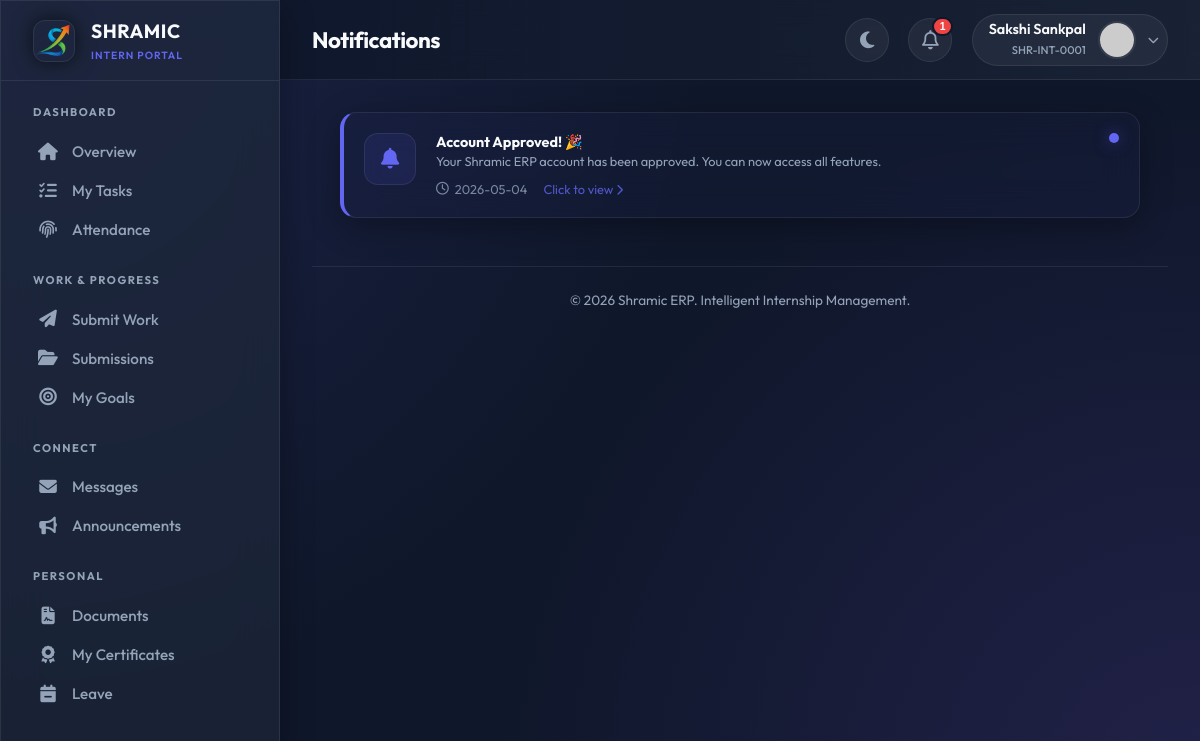
The page /intern/notifications (signed in) on the database its author committed.
### tables this page shows
CREATE TABLE users (
            id INTEGER PRIMARY KEY AUTOINCREMENT,
            intern_id TEXT UNIQUE,
            usn TEXT UNIQUE NOT NULL,
            full_name TEXT NOT NULL,
            phone TEXT NOT NULL,
            email TEXT UNIQUE NOT NULL,
            password_hash TEXT NOT NULL,
            role TEXT NOT NULL,
            photo_url TEXT,
            status TEXT DEFAULT 'PENDING',
            is_admin BOOLEAN DEFAULT 0,
            department TEXT,
            join_date DATE,
            emergency_contact TEXT,
            address TEXT,
            last_login TIMESTAMP,
            login_count INTEGER DEFAULT 0,
            created_at TIMESTAMP DEFAULT CURRENT_TIMESTAMP,
            updated_at TIMESTAMP DEFAULT CURRENT_TIMESTAMP
        );

CREATE TABLE notifications (
            id INTEGER PRIMARY KEY AUTOINCREMENT,
            user_id INTEGER,
            title TEXT NOT NULL,
            message TEXT NOT NULL,
            type TEXT,
            link TEXT,
            is_read BOOLEAN DEFAULT 0,
            created_at TIMESTAMP DEFAULT CURRENT_TIMESTAMP,
            FOREIGN KEY (user_id) REFERENCES users(id)
        );

### app.py (the view)
@app.route('/intern/notifications')
@login_required
@approved_required
def intern_notifications():
    conn = get_db_connection()
    cur = conn.cursor()
    cur.execute("""
        SELECT * FROM notifications
        WHERE user_id = ?
        ORDER BY created_at DESC
        LIMIT 50
    """, (current_user.id,))
    notifications = cur.fetchall()
    cur.execute("""
        UPDATE notifications
        SET is_read = 1
        WHERE user_id = ?
    """, (current_user.id,))
    conn.commit()
    conn.close()
    return render_template('intern/notifications.html', notifications=notifications)

### app.py (called while the page is built)
@app.before_request
def make_session_permanent():
    session.permanent = True
    app.permanent_session_lifetime = timedelta(days=365)
    if current_user.is_authenticated:
        try:
            conn = get_db_connection()
            cur = conn.cursor()
            current_timestamp = format_datetime(get_current_datetime())
            cur.execute("UPDATE users SET updated_at = ? WHERE id = ?",
                       (current_timestamp, current_user.id))
            conn.commit()
            conn.close()
        except:
            pass

def get_db_connection():
    conn = sqlite3.connect(DATABASE)
    conn.row_factory = sqlite3.Row
    return conn

def get_current_datetime():
    return datetime.now(TIMEZONE)

def format_datetime(dt, format_str='%Y-%m-%d %H:%M:%S'):
    if dt is None: return None
    if isinstance(dt, str): return dt
    return dt.strftime(format_str)

@login_manager.user_loader
def load_user(user_id):
    conn = get_db_connection()
    cur = conn.cursor()
    cur.execute("SELECT * FROM users WHERE id = ?", (user_id,))
    user_data = cur.fetchone()
    conn.close()
    return User(dict(user_data)) if user_data else None

def approved_required(f):
    @wraps(f)
    def decorated_function(*args, **kwargs):
        if not current_user.is_authenticated:
            return redirect(url_for('login'))
        if current_user.status != 'APPROVED' and not current_user.is_admin:
            return render_template('auth/pending.html')
        return f(*args, **kwargs)
    return decorated_function

@app.context_processor
def inject_globals():
    unread_count = 0
    if current_user.is_authenticated:
        try:
            conn = get_db_connection()
            cur = conn.cursor()
            cur.execute("""
                SELECT COUNT(*) as count
                FROM notifications
                WHERE user_id = ? AND is_read = 0
            """, (current_user.id,))
            unread_count = cur.fetchone()['count']
            conn.close()
        except:
            pass
    return {
        'now': get_current_datetime(),
        'app_name': 'Shramic ERP',
        'unread_notifications': unread_count
    }

### templates/intern/notifications.html (shortened to what this page needs)
{% extends "intern/base.html" %} {% block title %}Notifications{% endblock %} {%
block page_title %}Notifications{% endblock %}  {% block content %}
<div class="notif-wrapper">
  {% if notifications %} {% for notification in notifications %}  {% set title_lower =
  notification.title|lower %} {% if 'task' in title_lower %} {% set target_url =
  url_for('intern_tasks') %} {% set icon = 'fa-tasks' %} {% elif 'message' in
  title_lower or 'chat' in title_lower %} {% set target_url =
  url_for('intern_messages') %} {% set icon = 'fa-envelope' %} {% elif
  'attendance' in title_lower or 'present' in title_lower %} {% set target_url =
  url_for('intern_attendance') %} {% set icon = 'fa-fingerprint' %} {% elif
  'leave' in title_lower %} {% set target_url = url_for('intern_leave') %} {%
  set icon = 'fa-calendar-minus' %} {% elif 'announcement' in title_lower %} {%
  set target_url = url_for('intern_announcements') %} {% set icon =
  'fa-bullhorn' %} {% else %} {% set target_url = '#' %} {% set icon = 'fa-bell'
  %} {% endif %}
  <a
    href="{{ target_url }}"
    class="glass-panel notif-card {% if not notification.is_read %}unread{% endif %}"
  >
    <div class="notif-icon-box">
      <i class="fas {{ icon }}"></i>
    </div>
    <div class="notif-content">
      <h4 class="notif-title">{{ notification.title }}</h4>
      <p class="notif-message">{{ notification.message }}</p>
      <div class="notif-time">
        <i class="far fa-clock"></i>
        {{ notification.created_at.split()[0] if notification.created_at else
        'Just now' }}
        <span style="margin-left: 10px; color: var(--primary)"
          >Click to view
          <i class="fas fa-chevron-right" style="font-size: 0.7rem"></i
        ></span>
      </div>
    </div>
  </a>
  {% endfor %} {% endif %}
</div>
{% endblock %}

### templates/intern/base.html (shortened to what this page needs)
<!doctype html>
<html lang="en">
  <head>
    <link
      rel="stylesheet"
      href="https://cdnjs.cloudflare.com/ajax/libs/font-awesome/6.4.0/css/all.min.css"
    />
  </head>
  <body data-theme="dark" x-data="{ sidebarOpen: false }">
    <div class="app-container">
      <aside class="sidebar glass-panel" :class="{ 'open': sidebarOpen }">
        <div class="sidebar-header">
          <div class="logo-box">
            <img
              src="{{ url_for('static', filename='images/favicon.png') }}"
              alt="Shramic Logo"
            />
          </div>
          <div>
            <h1
              style="
                font-size: 1.2rem;
                font-weight: 700;
                letter-spacing: 0.5px;
                color: var(--text-main);
              "
            >
              SHRAMIC
            </h1>
            <span
              style="
                font-size: 0.65rem;
                color: var(--primary);
                font-weight: 600;
                letter-spacing: 1px;
                text-transform: uppercase;
              "
              >Intern Portal</span
            >
          </div>
        </div>
        <nav class="sidebar-nav custom-scrollbar">
          <div class="nav-category">Dashboard</div>
          <a
            href="{{ url_for('intern_dashboard') }}"
            class="nav-link {{ 'active' if request.endpoint == 'intern_dashboard' }}"
          >
            <i class="fas fa-home"></i> <span>Overview</span>
          </a>
          <a
            href="{{ url_for('intern_tasks') }}"
            class="nav-link {{ 'active' if request.endpoint == 'intern_tasks' }}"
          >
            <i class="fas fa-tasks"></i> <span>My Tasks</span>
          </a>
          <a
            href="{{ url_for('intern_attendance') }}"
            class="nav-link {{ 'active' if request.endpoint == 'intern_attendance' }}"
          >
            <i class="fas fa-fingerprint"></i> <span>Attendance</span>
          </a>
          <div class="nav-category">Work & Progress</div>
          <a
            href="{{ url_for('intern_submit') }}"
            class="nav-link {{ 'active' if request.endpoint == 'intern_submit' }}"
          >
            <i class="fas fa-paper-plane"></i> <span>Submit Work</span>
          </a>
          <a
            href="{{ url_for('intern_submissions') }}"
            class="nav-link {{ 'active' if request.endpoint == 'intern_submissions' }}"
          >
            <i class="fas fa-folder-open"></i> <span>Submissions</span>
          </a>
          <a
            href="{{ url_for('intern_goals') }}"
            class="nav-link {{ 'active' if request.endpoint == 'intern_goals' }}"
          >
            <i class="fas fa-bullseye"></i> <span>My Goals</span>
          </a>
          <div class="nav-category">Connect</div>
          <a
            href="{{ url_for('intern_messages') }}"
            class="nav-link {{ 'active' if request.endpoint == 'intern_messages' }}"
          >
            <i class="fas fa-envelope"></i> <span>Messages</span>
          </a>
          <a
            href="{{ url_for('intern_announcements') }}"
            class="nav-link {{ 'active' if request.endpoint == 'intern_announcements' }}"
          >
            <i class="fas fa-bullhorn"></i> <span>Announcements</span>
          </a>
          <div class="nav-category">Personal</div>
          <a
            href="{{ url_for('intern_documents') }}"
            class="nav-link {{ 'active' if request.endpoint == 'intern_documents' }}"
          >
            <i class="fas fa-file-contract"></i> <span>Documents</span>
          </a>
          <a
            href="{{ url_for('intern_certificates') }}"
            class="nav-link {{ 'active' if request.endpoint == 'intern_certificates' }}"
          >
            <i class="fas fa-award"></i> <span>My Certificates</span>
          </a>
          <a
            href="{{ url_for('intern_leave') }}"
            class="nav-link {{ 'active' if request.endpoint == 'intern_leave' }}"
          >
            <i class="fas fa-calendar-minus"></i> <span>Leave</span>
          </a>
        </nav>
      </aside>
      <main class="main-content">
        <header class="top-header">
          <div style="display: flex; align-items: center">
            <h2 class="page-title">{% block page_title %}{% endblock %}</h2>
          </div>
          <div class="header-actions">
            <button class="icon-btn" id="theme-btn" title="Toggle Theme">
              <i class="fas fa-moon"></i>
            </button>
            <div class="relative-container" x-data="{ open: false }">
              <button @click="open = !open" class="icon-btn">
                <i class="far fa-bell"></i>
                {% if unread_notifications > 0 %}
                <span class="badge">{{ unread_notifications }}</span>
                {% endif %}
              </button>
            </div>
            <div class="relative-container" x-data="{ userMenuOpen: false }">
              <div class="user-pill" @click="userMenuOpen = !userMenuOpen">
                <div class="user-info">
                  <span class="user-name">{{ current_user.full_name }}</span>
                  <span class="user-role">{{ current_user.intern_id }}</span>
                </div>
                {% if current_user.photo_url %}
                <img
                  src="{{ url_for('uploaded_file', filename='profiles/' + current_user.photo_url) }}"
                  class="avatar"
                />
                {% else %}
                <img
                  src="https://ui-avatars.com/api/?name={{ current_user.full_name }}&background=6366f1&color=fff"
                  class="avatar"
                />
                {% endif %}
                <i
                  class="fas fa-chevron-down"
                  style="font-size: 0.7rem; color: var(--text-muted)"
                ></i>
              </div>
            </div>
          </div>
        </header>
        <div class="content-body">
           {% block content %}{% endblock %}
          <footer
            style="
              margin-top: 3rem;
              border-top: 1px solid var(--glass-border);
              padding-top: 1.5rem;
              text-align: center;
              color: var(--text-muted);
              font-size: 0.85rem;
            "
          >
            &copy; {{ now.year }} Shramic ERP. Intelligent Internship
            Management.
          </footer>
        </div>
      </main>
    </div>
  </body>
</html>

### rows shown on the page
users: full_name "Sakshi Sankpal", intern_id "SHR-INT-0001"
notifications: title "Account Approved! 🎉", message "Your Shramic ERP account has been approved. You can now access all features.", created_at "2026-05-04"

### other values the page prints
{{ unread_notifications }} "1"
{{ now.year }} "2026"
